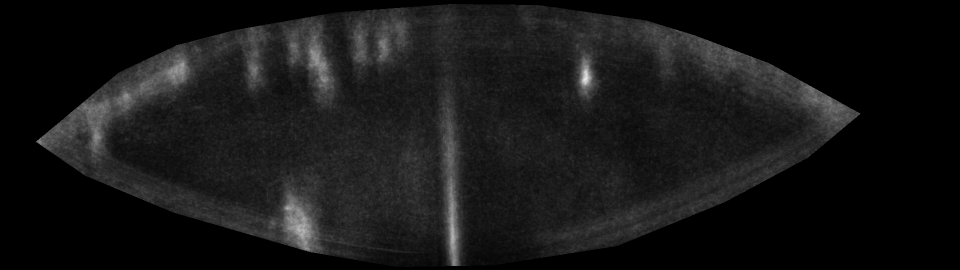
#> input picture detectionCleaned/1_samples/samples_10/scale0/detect-3_sc0_c0.png, 1920 x 540 px (shown at 1/2 size)
$ python filter.py samples_10/scale0   (Python 2 division)
#> lines starting #> are read from the running program, lines starting #| are printed output that depends on the picture
#!/usr/bin/python

import os
import time
from subprocess import call
import Image
import ImageDraw
# import ImageOps
import numpy as np
import ImageChops
import glob
import sys

coord = [(143, 566), (474, 290), (707, 180), (940, 120), (1340, 50), (1806, 16), (2151, 20), (2583, 82),
		 (2780, 142), (3078, 254), (3440, 454), (3232, 627), (2900, 806), (2468, 981), (1966, 1060),
		 (1588, 1066), (1238, 1006), (692, 848), (338, 700)]

folder = str(sys.argv[1])
maxW = 3840.0
maxH = 1080.0


pngFiles = glob.glob(folder + "/*.png")

totalFiles = len(pngFiles)


for (i, filename) in enumerate(pngFiles):

	print "Cleaned " + str(i) + " Of " + str(totalFiles) + " Images"

	image = Image.open(filename)
#> image is the input picture: PIL image 1920x540 L; min 0, max 238, mean 22.3

	w = image.size[0]
#> w = 1920
	h = image.size[1]
#> h = 540


	scaledCoord  =[(round(x*(w/maxW)), round(y*(h/maxH))) for (x, y) in coord]

	im = Image.open(filename)

	overlay = Image.new('RGBA', im.size)
#> overlay: PIL image 1920x540 RGBA; every value is 0

	draw = ImageDraw.Draw(overlay)

	draw.polygon(scaledCoord, fill=(255,255,255), outline=(0, 0, 0))

	inverted_overlay = ImageChops.invert(overlay)
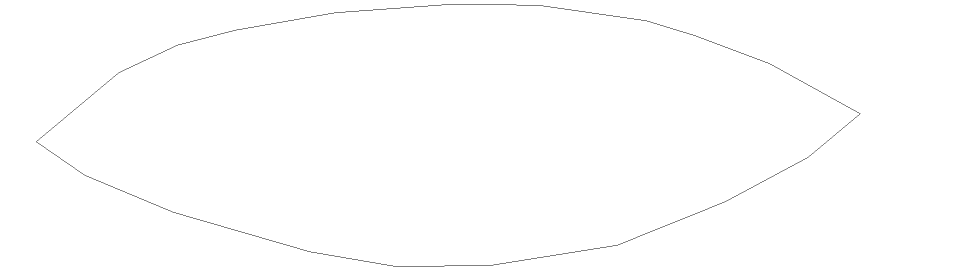
#> overlay: PIL image 1920x540 RGBA (shown at 1/2 size); mean R, G, B, A 147, 147, 147, 147.9; transparent parts drawn white


	im.paste("black", (0,0), mask=inverted_overlay)

	im.save(filename)
